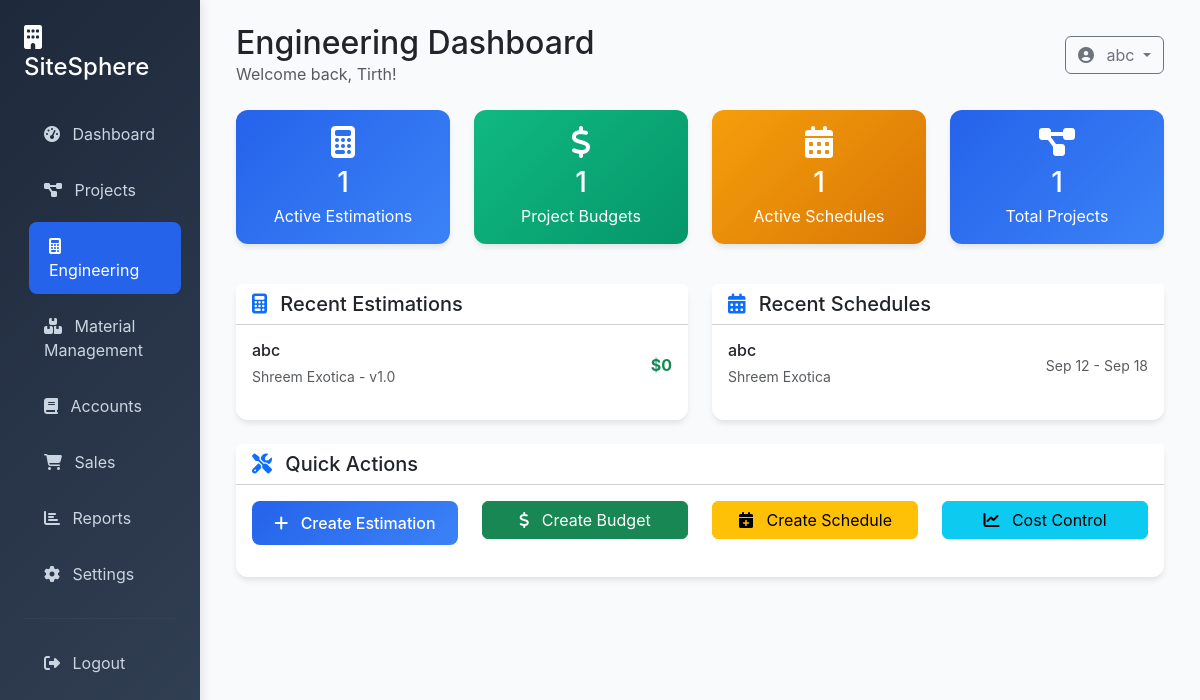
Screenshot of /engineering/ (signed in) with the database file from the repository.
### engineering/models.py (models this page shows, shortened)
class Estimation(models.Model):
    project = models.ForeignKey(Project, on_delete=models.CASCADE, related_name='estimations')
    name = models.CharField(max_length=255)
    version = models.CharField(max_length=50, default='1.0')
    description = models.TextField(blank=True)
    total_estimated_cost = models.DecimalField(max_digits=15, decimal_places=2, default=0)
    created_by = models.ForeignKey(User, on_delete=models.CASCADE)
    created_at = models.DateTimeField(auto_now_add=True)
    updated_at = models.DateTimeField(auto_now=True)
    is_active = models.BooleanField(default=True)
    class Meta:
        ordering = ['-created_at']

class ProjectSchedule(models.Model):
    project = models.ForeignKey(Project, on_delete=models.CASCADE, related_name='schedules')
    name = models.CharField(max_length=255)
    start_date = models.DateField()
    end_date = models.DateField()
    created_by = models.ForeignKey(User, on_delete=models.CASCADE)
    created_at = models.DateTimeField(auto_now_add=True)

### projects/models.py (models this page shows, shortened)
class Project(models.Model):
    STATUS_CHOICES = [
        ('planning', 'Planning'),
        ('active', 'Active'),
        ('on_hold', 'On Hold'),
        ('completed', 'Completed'),
        ('cancelled', 'Cancelled'),
    ]
    name = models.CharField(max_length=255)
    company_name = models.CharField(max_length=255)
    description = models.TextField(blank=True)
    project_address = models.TextField()
    start_date = models.DateField()
    end_date = models.DateField(null=True, blank=True)
    estimated_budget = models.DecimalField(max_digits=15, decimal_places=2)
    actual_cost = models.DecimalField(max_digits=15, decimal_places=2, default=0)
    status = models.CharField(max_length=20, choices=STATUS_CHOICES, default='planning')
    completion_percentage = models.IntegerField(default=0)
    created_by = models.ForeignKey(User, on_delete=models.CASCADE)
    created_at = models.DateTimeField(auto_now_add=True)
    updated_at = models.DateTimeField(auto_now=True)

### engineering/views.py (the view)
# urls.py: path('', views.dashboard, name='dashboard'),
@login_required
def dashboard(request):
    projects = Project.objects.filter(created_by=request.user)
    estimations = Estimation.objects.filter(project__created_by=request.user, is_active=True)
    budgets = ProjectBudget.objects.filter(project__created_by=request.user)
    schedules = ProjectSchedule.objects.filter(project__created_by=request.user)
    context = {
        'projects': projects,
        'estimations': estimations,
        'budgets': budgets,
        'schedules': schedules,
    }
    return render(request, 'engineering/dashboard.html', context)

### templates/engineering/dashboard.html (shortened to what this page needs)
{% extends 'base.html' %}
{% block page_title %}Engineering Dashboard{% endblock %}
{% block content %}
<div class="row mb-4">
    <div class="col-md-3 mb-3">
        <div class="card stat-card">
            <div class="card-body text-center">
                <i class="fas fa-calculator fa-2x mb-2"></i>
                <h3 class="mb-1">{{ estimations.count }}</h3>
                <p class="mb-0">Active Estimations</p>
            </div>
        </div>
    </div>
    <div class="col-md-3 mb-3">
        <div class="card stat-card success">
            <div class="card-body text-center">
                <i class="fas fa-dollar-sign fa-2x mb-2"></i>
                <h3 class="mb-1">{{ budgets.count }}</h3>
                <p class="mb-0">Project Budgets</p>
            </div>
        </div>
    </div>
    <div class="col-md-3 mb-3">
        <div class="card stat-card warning">
            <div class="card-body text-center">
                <i class="fas fa-calendar-alt fa-2x mb-2"></i>
                <h3 class="mb-1">{{ schedules.count }}</h3>
                <p class="mb-0">Active Schedules</p>
            </div>
        </div>
    </div>
    <div class="col-md-3 mb-3">
        <div class="card stat-card">
            <div class="card-body text-center">
                <i class="fas fa-project-diagram fa-2x mb-2"></i>
                <h3 class="mb-1">{{ projects.count }}</h3>
                <p class="mb-0">Total Projects</p>
            </div>
        </div>
    </div>
</div>
<div class="row">
    <div class="col-md-6 mb-4">
        <div class="card">
            <div class="card-header bg-white">
                <h5 class="mb-0">
                    <i class="fas fa-calculator me-2 text-primary"></i>
                    Recent Estimations
                </h5>
            </div>
            <div class="card-body">
                {% if estimations %}
                    {% for estimation in estimations|slice:":5" %}
                    <div class="d-flex justify-content-between align-items-center mb-3">
                        <div>
                            <h6 class="mb-1">{{ estimation.name }}</h6>
                            <small class="text-muted">{{ estimation.project.name }} - v{{ estimation.version }}</small>
                        </div>
                        <div class="text-end">
                            <div class="fw-bold text-success">${{ estimation.total_estimated_cost|floatformat:0 }}</div>
                        </div>
                    </div>
                    {% endfor %}
                {% else %}
                <p class="text-muted text-center">No estimations yet</p>
                {% endif %}
            </div>
        </div>
    </div>
    <div class="col-md-6 mb-4">
        <div class="card">
            <div class="card-header bg-white">
                <h5 class="mb-0">
                    <i class="fas fa-calendar-alt me-2 text-primary"></i>
                    Recent Schedules
                </h5>
            </div>
            <div class="card-body">
                {% if schedules %}
                    {% for schedule in schedules|slice:":5" %}
                    <div class="d-flex justify-content-between align-items-center mb-3">
                        <div>
                            <h6 class="mb-1">{{ schedule.name }}</h6>
                            <small class="text-muted">{{ schedule.project.name }}</small>
                        </div>
                        <div class="text-end">
                            <small class="text-muted">{{ schedule.start_date|date:"M d" }} - {{ schedule.end_date|date:"M d" }}</small>
                        </div>
                    </div>
                    {% endfor %}
                {% else %}
                <p class="text-muted text-center">No schedules yet</p>
                {% endif %}
            </div>
        </div>
    </div>
</div>
<div class="row">
    <div class="col-12">
        <div class="card">
            <div class="card-header bg-white">
                <h5 class="mb-0">
                    <i class="fas fa-tools me-2 text-primary"></i>
                    Quick Actions
                </h5>
            </div>
            <div class="card-body">
                <div class="row">
                    <div class="col-md-3 mb-3">
                        <a href="{% url 'engineering:estimation_create' %}" class="btn btn-primary w-100">
                            <i class="fas fa-plus me-2"></i>
                            Create Estimation
                        </a>
                    </div>
                    <div class="col-md-3 mb-3">
                        <a href="{% url 'engineering:budget_create' %}" class="btn btn-success w-100">
                            <i class="fas fa-dollar-sign me-2"></i>
                            Create Budget
                        </a>
                    </div>
                    <div class="col-md-3 mb-3">
                        <a href="{% url 'engineering:schedule_create' %}" class="btn btn-warning w-100">
                            <i class="fas fa-calendar-plus me-2"></i>
                            Create Schedule
                        </a>
                    </div>
                    <div class="col-md-3 mb-3">
                        <a href="{% url 'engineering:cost_control_list' %}" class="btn btn-info w-100">
                            <i class="fas fa-chart-line me-2"></i>
                            Cost Control
                        </a>
                    </div>
                </div>
            </div>
        </div>
    </div>
</div>
{% endblock %}

### templates/base.html (shortened to what this page needs)
<!DOCTYPE html>
<html lang="en">
<head>
    <link href="https://cdn.jsdelivr.net/npm/bootstrap@5.3.0/dist/css/bootstrap.min.css" rel="stylesheet">
    <link href="https://cdnjs.cloudflare.com/ajax/libs/font-awesome/6.4.0/css/all.min.css" rel="stylesheet">
</head>
<body>
    {% if user.is_authenticated %}
    <div class="container-fluid">
        <div class="row">
            <div class="col-md-3 col-lg-2 px-0">
                <div class="sidebar">
                    <div class="p-4">
                        <h4 class="text-white mb-4">
                            <i class="fas fa-building me-2"></i>
                            SiteSphere
                        </h4>
                        <nav class="nav flex-column">
                            <a class="nav-link {% if request.resolver_match.url_name == 'home' %}active{% endif %}" href="{% url 'dashboard:home' %}">
                                <i class="fas fa-tachometer-alt me-2"></i>
                                Dashboard
                            </a>
                            <a class="nav-link {% if request.resolver_match.url_name == 'project_selection' %}active{% endif %}" href="{% url 'dashboard:project_selection' %}">
                                <i class="fas fa-project-diagram me-2"></i>
                                Projects
                            </a>
                            <a class="nav-link {% if 'engineering' in request.resolver_match.namespace %}active{% endif %}" href="{% url 'engineering:dashboard' %}">
                                <i class="fas fa-calculator me-2"></i>
                                Engineering
                            </a>
                            <a class="nav-link {% if 'material_management' in request.resolver_match.namespace %}active{% endif %}" href="{% url 'material_management:dashboard' %}">
                                <i class="fas fa-boxes me-2"></i>
                                Material Management
                            </a>
                            <a class="nav-link {% if 'accounts' in request.resolver_match.namespace %}active{% endif %}" href="{% url 'accounts:dashboard' %}">
                                <i class="fas fa-book me-2"></i>
                                Accounts
                            </a>
                            <a class="nav-link {% if 'sales' in request.resolver_match.namespace %}active{% endif %}" href="{% url 'sales:dashboard' %}">
                                <i class="fas fa-shopping-cart me-2"></i>
                                Sales
                            </a>
                            <a class="nav-link" href="#">
                                <i class="fas fa-chart-bar me-2"></i>
                                Reports
                            </a>
                            <a class="nav-link" href="#">
                                <i class="fas fa-cog me-2"></i>
                                Settings
                            </a>
                            <hr class="my-3" style="border-color: #475569;">
                            <a class="nav-link" href="{% url 'authentication:logout' %}">
                                <i class="fas fa-sign-out-alt me-2"></i>
                                Logout
                            </a>
                        </nav>
                    </div>
                </div>
            </div>
            <div class="col-md-9 col-lg-10">
                <div class="p-4">
                    <div class="d-flex justify-content-between align-items-center mb-4">
                        <div>
                            <h2 class="mb-0">{% block page_title %}Dashboard{% endblock %}</h2>
                            <p class="text-muted mb-0">Welcome back, {{ user.first_name|default:user.username }}!</p>
                        </div>
                        <div class="d-flex align-items-center">
                            <div class="dropdown">
                                <button class="btn btn-outline-secondary dropdown-toggle" type="button" data-bs-toggle="dropdown">
                                    <i class="fas fa-user-circle me-2"></i>
                                    {{ user.username }}
                                </button>
                            </div>
                        </div>
                    </div>
                    {% block content %}{% endblock %}
                </div>
            </div>
        </div>
    </div>
    {% else %}
    {% block auth_content %}{% endblock %}
    {% endif %}
</body>
</html>

### templates/base.html (style rules this page uses)
:root { --primary-color: #2563eb; --secondary-color: #64748b; --success-color: #10b981; --warning-color: #f59e0b; --danger-color: #ef4444; --dark-color: #1e293b; --light-color: #f8fafc; }
body { background-color: var(--light-color); font-family: 'Inter', -apple-system, BlinkMacSystemFont, sans-serif; }
.sidebar { background: linear-gradient(135deg, var(--dark-color) 0%, #334155 100%); min-height: 100vh; box-shadow: 2px 0 10px rgba(0,0,0,0.1); }
.sidebar .nav-link { color: #cbd5e1; padding: 12px 20px; margin: 4px 0; border-radius: 8px; transition: all 0.3s ease; }
.sidebar .nav-link:hover, .sidebar .nav-link.active { background-color: var(--primary-color); color: white; transform: translateX(5px); }
.card { border: none; border-radius: 12px; box-shadow: 0 4px 6px -1px rgba(0, 0, 0, 0.1); transition: transform 0.2s ease, box-shadow 0.2s ease; }
.stat-card { background: linear-gradient(135deg, var(--primary-color) 0%, #3b82f6 100%); color: white; }
.stat-card.success { background: linear-gradient(135deg, var(--success-color) 0%, #059669 100%); }
.stat-card.warning { background: linear-gradient(135deg, var(--warning-color) 0%, #d97706 100%); }
.btn-primary { background: linear-gradient(135deg, var(--primary-color) 0%, #3b82f6 100%); border: none; border-radius: 8px; padding: 10px 20px; font-weight: 500; transition: all 0.3s ease; }

### rows the page displays
Estimation: name "abc", project.name "Shreem Exotica", version "1.0", total_estimated_cost "0"
ProjectSchedule: name "abc", project.name "Shreem Exotica", start_date "Sep 12", end_date "Sep 18"

### other values shown
{{ user.first_name|default:user.username }} "Tirth"
{{ user.username }} "abc"
{{ estimations.count }} "1"
{{ budgets.count }} "1"
{{ schedules.count }} "1"
{{ projects.count }} "1"
